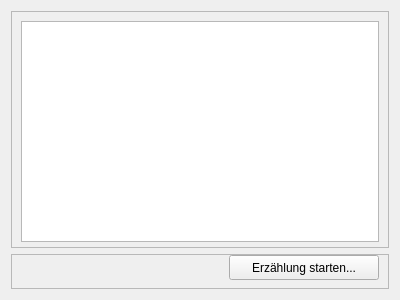
<?xml version="1.0" encoding="UTF-8"?>
<ui version="4.0">
 <class>Form</class>
 <widget class="QWidget" name="Form">
  <property name="geometry">
   <rect>
    <x>0</x>
    <y>0</y>
    <width>400</width>
    <height>300</height>
   </rect>
  </property>
  <property name="minimumSize">
   <size>
    <width>400</width>
    <height>300</height>
   </size>
  </property>
  <property name="windowTitle">
   <string>Form</string>
  </property>
  <layout class="QVBoxLayout" name="verticalLayout">
   <item>
    <widget class="QFrame" name="frame">
     <layout class="QGridLayout" name="gridLayout_3">
      <property name="margin">
       <number>0</number>
      </property>
      <item row="1" column="0">
       <widget class="QFrame" name="frame_2">
        <property name="minimumSize">
         <size>
          <width>361</width>
          <height>212</height>
         </size>
        </property>
        <property name="frameShape">
         <enum>QFrame::StyledPanel</enum>
        </property>
        <property name="frameShadow">
         <enum>QFrame::Raised</enum>
        </property>
        <layout class="QGridLayout" name="gridLayout_2">
         <property name="bottomMargin">
          <number>5</number>
         </property>
         <item row="0" column="0">
          <widget class="QTextEdit" name="textEdit">
           <property name="toolTip">
            <string>Es war einmal...</string>
           </property>
           <property name="tabChangesFocus">
            <bool>true</bool>
           </property>
          </widget>
         </item>
        </layout>
       </widget>
      </item>
      <item row="2" column="0">
       <widget class="QFrame" name="frame">
        <property name="minimumSize">
         <size>
          <width>0</width>
          <height>35</height>
         </size>
        </property>
        <property name="maximumSize">
         <size>
          <width>16777215</width>
          <height>35</height>
         </size>
        </property>
        <property name="frameShape">
         <enum>QFrame::StyledPanel</enum>
        </property>
        <property name="frameShadow">
         <enum>QFrame::Raised</enum>
        </property>
        <layout class="QGridLayout" name="gridLayout">
         <property name="topMargin">
          <number>0</number>
         </property>
         <item row="0" column="0">
          <spacer name="horizontalSpacer">
           <property name="orientation">
            <enum>Qt::Horizontal</enum>
           </property>
           <property name="sizeHint" stdset="0">
            <size>
             <width>40</width>
             <height>20</height>
            </size>
           </property>
          </spacer>
         </item>
         <item row="0" column="1">
          <widget class="QPushButton" name="pushButton">
           <property name="minimumSize">
            <size>
             <width>150</width>
             <height>25</height>
            </size>
           </property>
           <property name="text">
            <string>Erzählung starten...</string>
           </property>
          </widget>
         </item>
        </layout>
       </widget>
      </item>
     </layout>
    </widget>
   </item>
  </layout>
 </widget>
 <resources/>
 <connections/>
</ui>
